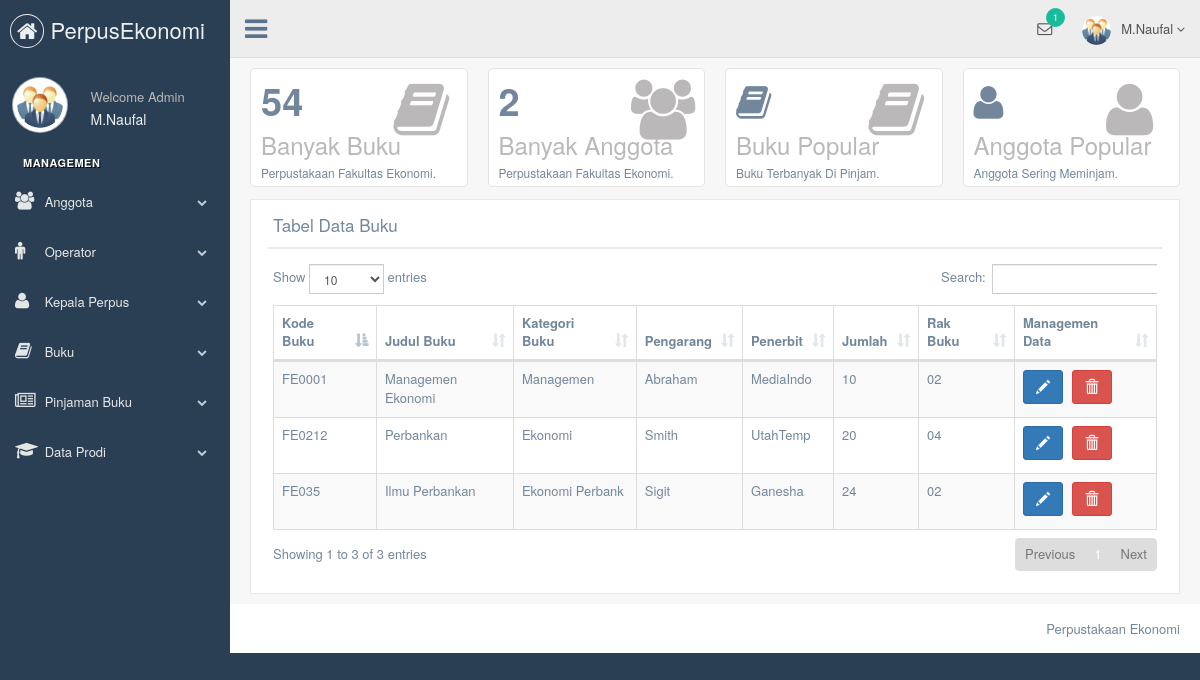
The page /Admin/dashboard.php?p=view/databuku.php (signed in) on the database its author committed.
### tables this page shows
CREATE TABLE `buku` (
  `kd_buku` varchar(6) NOT NULL,
  `jdl_buku` varchar(25) NOT NULL,
  `kd_ktg_buku` varchar(5) NOT NULL,
  `pengarang` varchar(15) NOT NULL,
  `penerbit` varchar(15) NOT NULL,
  `jumlah` int(11) NOT NULL,
  `rak_buku` varchar(2) NOT NULL
);

CREATE TABLE `kategori_buku` (
  `kd_ktg_buku` varchar(5) NOT NULL,
  `nama_ktg` varchar(15) NOT NULL
);

### Admin/view/databuku.php (the view, shortened to what this page needs)
<!DOCTYPE html>
<html lang="en">
<body>
  <div class="row">
    <div class="col-md-12 col-sm-12 col-xs-12">
      <div class="x_panel">
        <div class="x_title">
          <h2>Tabel Data Buku</h2>
          <div class="clearfix"></div>
        </div>
        <div class="x_content">
          <div class="table-responsive">
          <table id="datatable" class="table table-striped table-bordered">
            <thead>
            <tr>
              <th>
                Kode Buku
              </th>
              <th>
                Judul Buku
              </th>
              <th>
                Kategori Buku
              </th>
              <th>
                Pengarang
              </th>
              <th>
                Penerbit
              </th>
              <th>
                Jumlah
              </th>
              <th>
                Rak Buku
              </th>
              <th>
                Managemen Data
              </th>
            </tr>
            </thead>
            <tbody>
            <?php
            $sql=mysql_query("SELECT * FROM buku,kategori_buku WHERE buku.kd_ktg_buku=kategori_buku.kd_ktg_buku");
            while ($row = mysql_fetch_array($sql))
            {
              echo
              ('<tr>
                <td>'.$row['kd_buku'].'</td>
                <td>'.$row['jdl_buku'].'</td>
                <td>'.$row['nama_ktg'].'</td>
                <td>'.$row['pengarang'].'</td>
                <td>'.$row['penerbit'].'</td>
                <td>'.$row['jumlah'].'</td>
                <td>'.$row['rak_buku'].'</td>
                <td>
                    <a href="view/editbuku.php?kdbuku='.$row['kd_buku'].'">
                      <button type="button" class="btn btn-primary btn-group btn-group-lg" name="button">
                        <span class="glyphicon glyphicon-pencil" aria-hidden="true"></span></button>
                    </a>
                    <a href="../Admin/controller/hapusbuku.php?kd_buku='.$row['kd_buku'].'">
                      <button type="button" class="btn btn-danger btn-group btn-group-lg" name="button">
                        <span class="glyphicon glyphicon-trash" aria-hidden="true"></span></button>
                        </a>
                    </td>
                  </tr>');
                }
                ?>
                </tbody>
             </table>
           </div>
          </div>
         </div>
       </div>
     </div>
 </body>
</html>

### Admin/dashboard.php (shortened to what this page needs)
<!DOCTYPE html>
<html lang="en">
  <head>
          <link href="../vendors/bootstrap/dist/css/bootstrap.min.css" rel="stylesheet">
          <link href="../vendors/font-awesome/css/font-awesome.min.css" rel="stylesheet">
          <link href="../vendors/iCheck/skins/flat/green.css" rel="stylesheet">
            <link href="../vendors/datatables.net-bs/css/dataTables.bootstrap.min.css" rel="stylesheet">
            <link href="../vendors/datatables.net-buttons-bs/css/buttons.bootstrap.min.css" rel="stylesheet">
            <link href="../vendors/datatables.net-fixedheader-bs/css/fixedHeader.bootstrap.min.css" rel="stylesheet">
            <link href="../vendors/datatables.net-responsive-bs/css/responsive.bootstrap.min.css" rel="stylesheet">
            <link href="../vendors/datatables.net-scroller-bs/css/scroller.bootstrap.min.css" rel="stylesheet">
      <link href="../css/custom.css" rel="stylesheet">
    </head>
    <?php
    $user=$_SESSION['admin'];
    if (isset ($_SESSION['admin']) !=NULL){ ?>
  <body class="nav-md">
    <div class="container body">
      <div class="main_container">
        <div class="col-md-3 left_col">
          <div class="left_col scroll-view">
            <div class="navbar nav_title" style="border: 0;">
              <a href="index.html" class="site_title">
                <i class="fa fa-home"></i> <span>PerpusEkonomi</span></a>
            </div>
            <div class="profile">
              <div class="profile_pic">
                <img src="assets/img/img.png" alt="..." class="img-circle profile_img">
              </div>
              <div class="profile_info">
                <span>Welcome Admin</span>
                <?php
                        $opprofile=mysql_query("SELECT * from admin WHERE kd_admin='$user'");
                        while ($opname=mysql_fetch_assoc($opprofile))
                        {
                          echo '<a href="?page=profile.php"><h2>'.$opname['nama_admin'].'</h2></a></center>';
                          $OPname=$opname['nama_admin'];
                        }
                ?>
                <br>
              </div>
            </div>
            <br />
            <div id="sidebar-menu" class="main_menu_side hidden-print main_menu">
              <div class="menu_section">
                <h3>Managemen</h3>
                <ul class="nav side-menu">
                  <li><a><i class="fa fa-group"></i> Anggota <span class="fa fa-chevron-down"></span></a>
                  </li>
                  <li><a><i class="fa fa-male"></i> Operator <span class="fa fa-chevron-down"></span></a>
                  </li>
                  <li><a><i class="fa fa-user"></i> Kepala Perpus <span class="fa fa-chevron-down"></span></a>
                  </li>
                  <li><a><i class="fa fa-book"></i> Buku <span class="fa fa-chevron-down"></span></a>
                  </li>
                  <li><a><i class="fa fa-newspaper-o"></i> Pinjaman Buku <span class="fa fa-chevron-down"></span></a>
                  </li>
                  <li><a><i class="fa fa-graduation-cap"></i> Data Prodi <span class="fa fa-chevron-down"></span></a>
                  </li>
                </ul>
              </div>
            </div>
          </div>
        </div>
        <div class="top_nav">
          <div class="nav_menu">
            <nav class="" role="navigation">
              <div class="nav toggle">
                <a id="menu_toggle"><i class="fa fa-bars"></i></a>
              </div>
              <ul class="nav navbar-nav navbar-right">
                <li class="">
                  <a href="javascript:;" class="user-profile dropdown-toggle" data-toggle="dropdown" aria-expanded="false">
                    <img src="assets/img/img.png" alt=""><?php echo $OPname; ?>
                    <span class=" fa fa-angle-down"></span>
                  </a>
                </li>
                <li role="presentation" class="dropdown">
                  <a href="javascript:;" class="dropdown-toggle info-number" data-toggle="dropdown" aria-expanded="false">
                    <i class="fa fa-envelope-o"></i>
                    <span class="badge bg-green">1</span>
                  </a>
                </li>
              </ul>
            </nav>
          </div>
        </div>
        <div class="right_col" role="main">
          <?php
      		$p=isset ($_GET['p']) ? $_GET['p'] : 'view/dataanggota.php';
      		if ($p=='view/dataanggota.php' || $p=='view/databuku.php' || $p=='view/datapinjaman.php' || $p=='view/dataoperator.php' || $p=='view/datakategori.php' ) {?>
                  <div class="row top_tiles">
                    <div class="animated flipInY col-lg-3 col-md-3 col-sm-6 col-xs-12">
                      <div class="tile-stats">
                        <div class="icon"><i class="fa fa-book"></i>
                        </div>
                        <div class="count"><?php
                        $sql = mysql_query("SELECT SUM(jumlah) as total FROM buku");
                        $row = mysql_fetch_array($sql);
                        echo $row['total'];
                         ?></div>
                        <h3>Banyak Buku</h3>
                        <p>Perpustakaan Fakultas Ekonomi.</p>
                      </div>
                    </div>
                    <div class="animated flipInY col-lg-3 col-md-3 col-sm-6 col-xs-12">
                      <div class="tile-stats">
                        <div class="icon"><i class="fa fa-group"></i>
                        </div>
                        <div class="count"><?php
                        $record=mysql_query("SELECT * from anggota where status='aktif'");
                        echo mysql_num_rows($record);
                         ?></div>
                        <h3>Banyak Anggota</h3>
                        <p>Perpustakaan Fakultas Ekonomi.</p>
                      </div>
                    </div>
                    <div class="animated flipInY col-lg-3 col-md-3 col-sm-6 col-xs-12">
                      <div class="tile-stats">
                        <div class="icon"><i class="fa fa-book"></i>
                        </div>
                        <div class="count"><i class="fa fa-book"></i></div>
                        <h3>Buku Popular</h3>
                        <p>Buku Terbanyak Di Pinjam.
                        </p>
                      </div>
                    </div>
                    <div class="animated flipInY col-lg-3 col-md-3 col-sm-6 col-xs-12">
                      <div class="tile-stats">
                        <div class="icon"><i class="fa fa-user"></i>
                        </div>
                        <div class="count"><i class="fa fa-user"></i></div>
                        <h3>Anggota Popular</h3>
                        <p>Anggota Sering Meminjam.</p>
                      </div>
                    </div>
                  </div>
                <?php }?>
            <div class="">
            <?php
            $p=isset ($_GET['p']) ? $_GET['p'] : 'view/dataanggota.php';
            include $p; ?>
          </div>
        </div>
        <footer>
          <div class="pull-right">
            Perpustakaan Ekonomi
          </div>
          <div class="clearfix"></div>
        </footer>
      </div>
    </div>
  <?php
  }
  else
  {
    header('location: ../formlogin.php');
  }
?>
  </body>
</html>

### rows shown on the page
buku: kd_buku "FE0001", jdl_buku "Managemen Ekonomi", kd_ktg_buku.nama_ktg "Managemen", pengarang "Abraham", penerbit "MediaIndo", jumlah "10", rak_buku "02"
buku: kd_buku "FE0212", jdl_buku "Perbankan", kd_ktg_buku.nama_ktg "Ekonomi", pengarang "Smith", penerbit "UtahTemp", jumlah "20", rak_buku "04"
buku: kd_buku "FE035", jdl_buku "Ilmu Perbankan", kd_ktg_buku.nama_ktg "Ekonomi Perbank", pengarang "Sigit", penerbit "Ganesha", jumlah "24", rak_buku "02"

### other values the page prints
$opname['nama_admin'] "M.Naufal"
$OPname "M.Naufal"
$row['total'] "54"
mysql_num_rows($record) "2"
